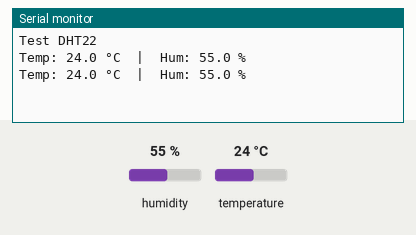
A sketch run on a simulated Arduino Uno, built with avr-gcc and run on an emulated ATmega328P. Shown: the last lines printed to the serial monitor. Inputs (shaded band) come from the test bench; at power-on: humidity 55 %, temperature 24 °C.

Above: at 2.8 s.
2.9 s: humidity set to 22 %
At 4.7 s:
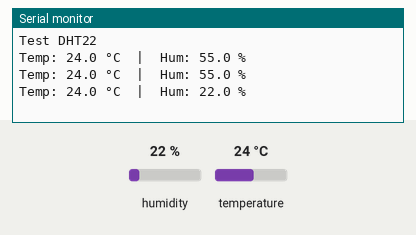
5.6 s: temperature set to 12 °C
At 6.5 s:
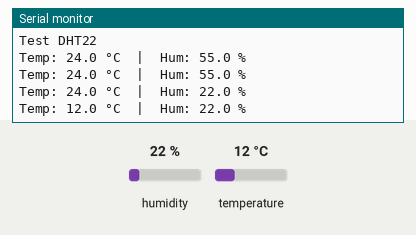
8.3 s: humidity set to 40 %
At 11.2 s:
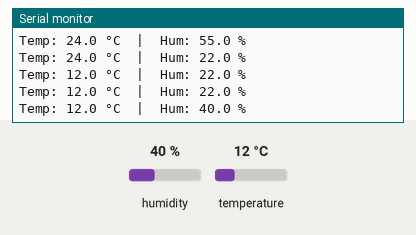
Timing chart, 0 to 12.7 s (numbered marks = the images above; inputs shaded):
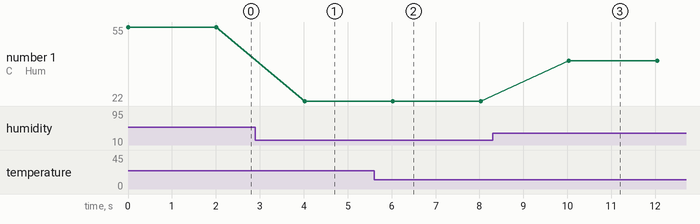

Measured:
- after the input at 2.9 s, the serial monitor: prints a new line after 1.1 s (image 1)
- after the input at 5.6 s, the serial monitor: prints a new line after 0.42 s (image 2)
- after the input at 8.3 s, the serial monitor: prints a new line after 1.7 s (image 3)
- plotted number 1: 22 → 40 after the input at 8.3 s

The sketch:

test_dht22.ino
```cpp
#include "DHT.h"

#define DHTPIN   14
#define DHTTYPE  DHT22
DHT dht(DHTPIN, DHTTYPE);

void setup() {
  Serial.begin(115200);
  Serial.println(F("Test DHT22"));
  dht.begin();
}

void loop() {
  float h = dht.readHumidity();
  float t = dht.readTemperature();

  if (isnan(h) || isnan(t)) {
    Serial.println(F("Error leyendo DHT22"));
  } else {
    Serial.print(F("Temp: ")); Serial.print(t, 1); Serial.print(F(" °C  |  Hum: "));
    Serial.print(h, 1); Serial.println(F(" %"));
  }
  delay(2000);
}
```
